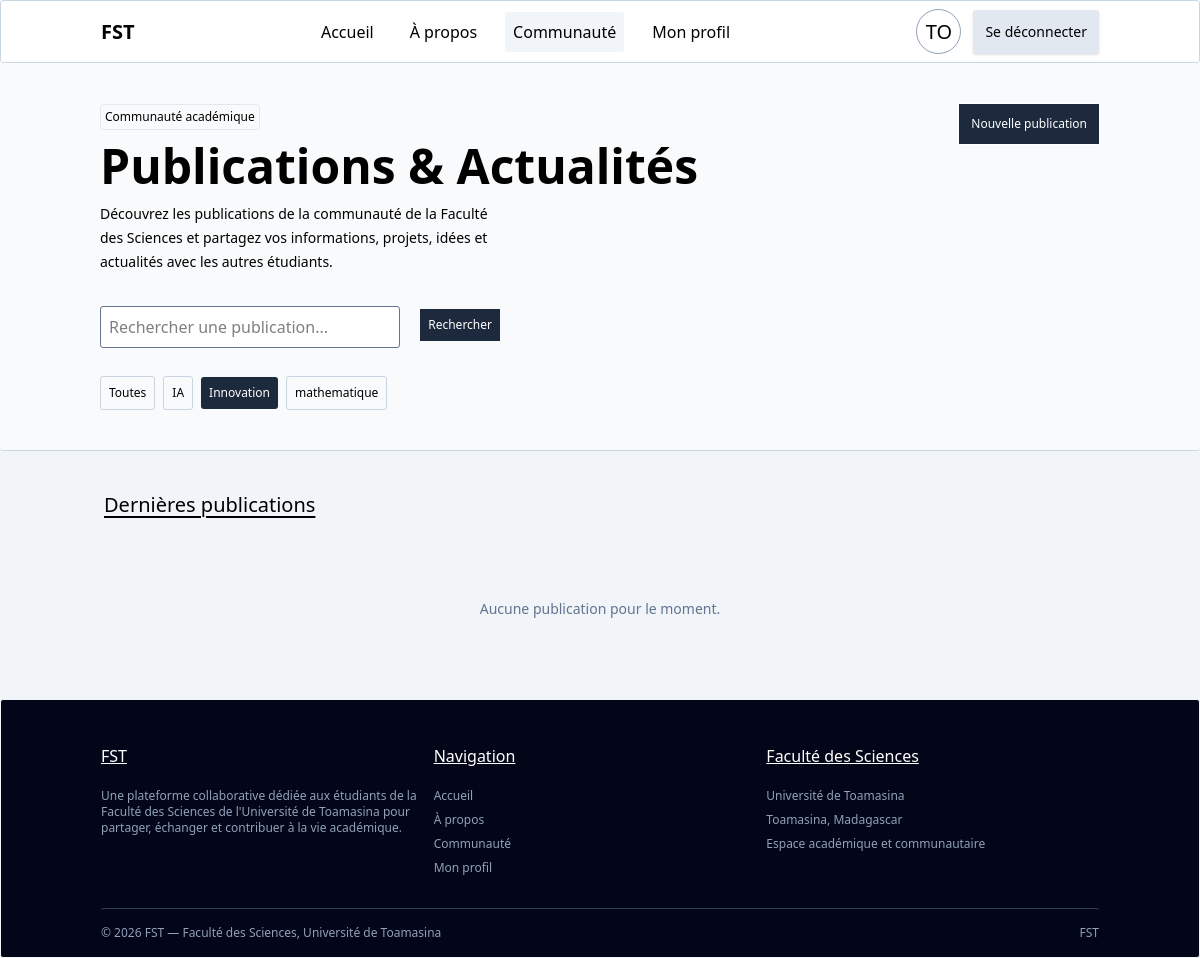
The app's page /blog/?category=2 (signed in) with its own data.
### core/models.py (models this page shows, shortened)
class Category(models.Model):
    name = models.CharField(max_length=100,unique=True)

### core/views/blog.py (the view, shortened to what this page needs)
# urls.py: 2. Add a URL to urlpatterns:  path('blog/', include('blog.urls'))
@login_required
def blog(request):
    categories = Category.objects.all()
    category_id = request.GET.get("category")
    search = request.GET.get("search")
    posts = Post.objects.all()
    if search:
        posts = posts.filter(title__icontains=search) | posts.filter(content__icontains=search)
    if category_id:
        posts = posts.filter(category_id=category_id)
    posts = posts.order_by("-created_at")
    return render(request, 'core/blog/blog.html', {'posts': posts, 'categories': categories})

### core/templates/core/blog/blog.html (shortened to what this page needs)
{% extends 'base.html' %}
{% load static %}
{% block content %}
    <div id="blog" class="grid border-b bg-gray-50 border-slate-300 grid-cols-2">
        <div class="flex py-10 px-25 flex-col gap-3">
            <div>
                <button class="text-xs border border-slate-200 p-1 rounded">
                    Communauté académique
                </button>
            </div>
            <p class="font-extrabold text-5xl whitespace-nowrap">
                Publications & Actualités
            </p>
            <p class="text-sm leading-6">
                Découvrez les publications de la communauté de la Faculté des Sciences et partagez vos informations, projets, idées et actualités avec les autres étudiants.
            </p>
            <form action="{% url 'blog' %}" method="GET" class="flex gap-5 justify-center items-center py-4">
                <input class="mt-1 border bg-white border-slate-500 p-2 w-full" type="text" placeholder="Rechercher une publication..." name="search" value="{{ request.GET.search }}">
                <button type="submit" class="bg-slate-800 text-xs text-white p-2 cursor-pointer">
                    Rechercher
                </button>
            </form>
            <div class="flex gap-2 items-center">
                <a href="{% url 'blog' %}" class="text-xs cursor-pointer p-2 rounded {% if not request.GET.category %}bg-slate-800 text-white{% else %}border border-slate-300{% endif %}">
                    Toutes
                </a>
                {% for category in categories %}
                    <a href="?category={{ category.id }}{% if request.GET.search %}&search={{ request.GET.search }}{% endif %}" class="text-xs cursor-pointer p-2 rounded {% if request.GET.category == category.id|stringformat:'s' %}bg-slate-800 text-white{% else %}border border-slate-300{% endif %}">
                        {{ category.name }}
                    </a>
                {% endfor %}
            </div>
        </div>
        <div class="flex justify-end items-start py-10 px-25">
            <button id="openPostModal" class="border bg-slate-800 p-3 cursor-pointer text-white text-xs">
                Nouvelle publication
            </button>
        </div>
    </div>
    <div id="blog" class="py-5 px-25">
        <div class="my-4">
            <button class="text-xl underline-offset-4 underline p-1 rounded">
                Dernières publications
            </button>
        </div>
        <div class="grid grid-cols-3 gap-5">
            {% for post in posts %}
                <div class="flex flex-col h-60 overflow-hidden rounded gap-3 border shadow-sm border-slate-300 p-5 bg-white">
                    <a href="{% url 'show' post.id %}" class="flex flex-col gap-3">
                        <div class="flex justify-between items-center py-2">
                            <span class="text-xs bg-gray-300 p-1 text-gray-900">
                                {{ post.category.name }}
                            </span>
                            <span class="text-xs">
                                {{ post.created_at|date:"d M Y" }}
                            </span>
                        </div>
                        <p class="font-semibold">
                            {{ post.title|truncatechars:50 }}
                        </p>
                        <p class="text-xs leading-5">
                            {{ post.content|truncatechars:150 }}
                        </p>
                    </a>
                    <div class="flex justify-between items-center border-t border-slate-100 pt-2 mt-auto">
                        <span class="text-xs p-1 border border-slate-200 bg-slate-50">
                            {{ post.user.username }}
                        </span>
                        <div class="flex justify-center gap-2 items-center">
                            <form action="{% url 'react_post' post.id %}" method="POST" class="react-form">
                                {% csrf_token %}
                                <button type="submit" class="flex gap-1 justify-center items-center p-2 rounded cursor-pointer">
                                    {% if request.user in post.reactions.all %}
                                        <img src="{% static 'icons/like_full.svg' %}" class="w-4 h-4 icon-liked">
                                    {% else %}
                                        <img src="{% static 'icons/like.svg' %}" class="w-4 h-4 icon-liked">
                                    {% endif %}
                                    <span class="text-xs reaction-count">
                                        {{ post.reactions.count }}
                                    </span>
                                </button>
                            </form>
                            <a href="{% url 'show' post.id %}">
                                <button type="button" class="flex gap-1 justify-center items-center p-2 rounded cursor-pointer">
                                    <img src="{% static 'icons/comment.svg' %}" class="w-4 h-4">
                                    <span class="text-xs">
                                        {{ post.comments.count }}
                                    </span>
                                </button>
                            </a>
                        </div>
                    </div>
                </div>
            {% empty %}
                <div class="col-span-3 flex justify-center items-center py-15">
                    <p class="text-sm text-slate-500">
                        Aucune publication pour le moment.
                    </p>
                </div>
            {% endfor %}
        </div>
    </div>
{% endblock content %}

### templates/includes/header.html
<header class="flex justify-between z-4 sticky top-0 bg-white items-center px-25 py-2 border-slate-300 border">
    <a class="font-bold text-xl" href="{% url 'home' %}">
        FST
    </a>
    <nav class="flex gap-5">
        <a class="hover:bg-slate-100 p-2 rounded {% if request.resolver_match.url_name == 'home' %}bg-slate-100{% endif %}" href="{% url 'home' %}">
            Accueil
        </a>
        <a class="hover:bg-slate-100 p-2 rounded {% if request.resolver_match.url_name == 'about' %}bg-slate-100{% endif %}" href="{% url 'about' %}">
            À propos
        </a>
        <a class="hover:bg-slate-100 p-2 rounded {% if request.resolver_match.url_name == 'blog' %}bg-slate-100{% endif %}" href="{% url 'blog' %}">
            Communauté
        </a>
        {% if user.is_authenticated %}
            <a class="hover:bg-slate-100 p-2 rounded {% if request.resolver_match.url_name == 'profile' %}bg-slate-100{% endif %}" href="{% url 'profile' %}">
                Mon profil
            </a>
        {% endif %}
    </nav>
    {% if user.is_authenticated %}
        <div class="flex justify-center gap-3 items-center">
            <button class="text-start text-xl rounded-full border border-slate-400 flex justify-center items-center h-[45px] w-[45px]">
                {{ request.user.username|slice:":2"|upper }}
            </button>
            <a class="bg-slate-200 text-sm transition duration-200 shadow hover:bg-slate-600 hover:text-white p-3" href="{% url 'logout' %}">
                Se déconnecter
            </a>
        </div>
    {% else %}
        <a class="hover:bg-slate-200 text-sm transition duration-200 shadow bg-slate-600 hover:text-black text-white p-3" href="{% url 'login' %}">
            Se connecter
        </a>
    {% endif %}
</header>

### static/css/app.css (style rules this page uses)
*:not(button) { border-radius: 3px; }

### records on screen
Category: name "IA"
Category: name "Innovation"
Category: name "mathematique"

### other values on screen
{{ request.user.username|slice:":2"|upper }} "TO"
